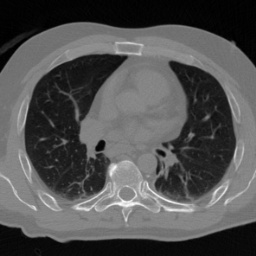
#> input picture assets/seg_test.jpg, 256 x 256 px
$ python mfcm.py
#> lines starting #> are read from the running program, lines starting #| are printed output that depends on the picture; after the words box and inside, x2 and y2 are one past the last pixel; in counts of white or black regions, pixels touching at a corner belong together
### const.py
import cv2 as cv


class Const:
    class ConstError(TypeError):
        pass

    class ConstCaseError(ConstError):
        pass

    def __setattr__(self, name, value):
        if name in self.__dict__:
            raise self.ConstError("can't change const %s" % name)
        if not name.isupper():
            raise self.ConstCaseError('const name "%s" is not all uppercase' % name)
        self.__dict__[name] = value


const = Const()

const.INPUT_FILE = "./assets/seg_test.jpg"
const.OUTPUT_FILE = "./assets/seg_test_out_graph.jpg"
const.RESULT_FILE = "./assets/seg_test_result.jpg"

const.INPUT_PATH = "./assets/images"
const.OUTPUT_PATH = "./assets/results"

const.SMOOTHING = 4
const.LAMBDA1 = 1
const.LAMBDA2 = 5
const.ITERATION = 5

const.KERNEL = (5, 5)


def input_file():
    return const.INPUT_FILE


def output_file():
    return const.OUTPUT_FILE


def result_file():
    return const.RESULT_FILE


def kernel():
    return const.KERNEL


def smoothing():
    return const.SMOOTHING


def lambda1():
    return const.LAMBDA1


def lambda2():
    return const.LAMBDA2


def iteration():
    return const.ITERATION


# [10 lines left out: function get_target, not called in this run]

### mfcm.py
import argparse
import const
import cv2 as cv
import numpy as np
import random
import sys

from matplotlib import pyplot as plt


def calculate_distance_window(win_size, win_center):
    center_y = win_center[1]
    center_x = win_center[0]

    dist_window = np.zeros(win_size)
    for y in range(win_size[1]):
        for x in range(win_size[0]):
            dist_window[y][x] = np.sqrt((y - center_y) ** 2 + (x - center_x) ** 2)  # Euclidean distance
    return dist_window


def find_reliable_set(window, win_size, win_center):
    mean_gray = np.mean(window)
    median_gray = np.median(window)
    center_gray = window[win_center[0], win_center[1]]

    mean_window = np.full((win_size[1], win_size[0]), mean_gray)
    median_window = np.full((win_size[1], win_size[0]), median_gray)
    center_window = np.full((win_size[1], win_size[0]), center_gray)

    delta = window - center_window  # neighbour - med

    deviation = np.sqrt((np.mean(pow(delta, 2))))

    reliable_mat = (delta <= deviation).astype(int)  # 1: reliable, 0: unreliable
    return reliable_mat


def sliding_window(image, neighbour_effect, win_size):
    # slide a window across the image
    win_center = (int(win_size[1] / 2), int(win_size[0] / 2))  # center coordination of the window
    dist_window = calculate_distance_window(win_size, win_center)
    # Euclidean distance matrix between center coordination and neighbor coordination

    filtered_image = []

    for y in range(image.shape[0] - int(win_size[0] / 2)):
        for x in range(image.shape[1] - int(win_size[1] / 2)):
            cur_window = image[y:y + win_size[1], x:x + win_size[0]]  # neighbour window

            if cur_window.shape[0] < win_size[1] or cur_window.shape[1] < win_size[0]:
                continue

            if np.count_nonzero(cur_window) == 0:  # Pass if all values in window are zero
                filtered_image.append(0)
                continue

            # Find reliable set matrix
            reliable_mat = find_reliable_set(cur_window, win_size, win_center)

            # Weighting coefficients about window
            center_window = np.full((win_size[1], win_size[0]), cur_window[win_center[0], win_center[1]])
            gray_delta = cur_window - center_window

            gray_deviation = np.sqrt(np.sum(pow(gray_delta * reliable_mat, 2)) / np.count_nonzero(reliable_mat))
            if gray_deviation == 0:
                gray_deviation = sys.float_info.epsilon

            coe_gray = np.exp(-(pow(gray_delta, 2) * reliable_mat) / (neighbour_effect * gray_deviation))
            coe_dist = np.exp(-dist_window * reliable_mat)

            coe_window = coe_gray * coe_dist

            # New intensity value of the center point in the window
            new_gray = np.sum(coe_window * cur_window) / np.sum(coe_window)
            filtered_image.append(round(new_gray))

    filtered_image = np.array(filtered_image)

    return filtered_image


class FCM(object):
    def __init__(self, image, num_of_clusters, m, neighbor_effect, epsilon, max_iter, kernel):
        self.image = image
        self.num_of_clusters = num_of_clusters
        self.m = m
        self.neighbor_effect = neighbor_effect
        self.epsilon = epsilon
        self.max_iter = max_iter
        self.kernel = kernel

        self.result = None
        self.centroid = None
        self.membership = None
        self.filtered_image = None
        self.histogram = None
        self.gray_num = None

    def init_membership(self):
        U = np.zeros((self.gray_num, self.num_of_clusters))
        grays = np.arange(self.gray_num)
        for clu_idx in range(self.num_of_clusters):
            bool_idx = grays % self.num_of_clusters == clu_idx
            U[bool_idx, clu_idx] = 1
            print(bool_idx)
        return U

    def update_membership(self):
        # Compute weights
        grays = np.arange(self.gray_num)
        c_mesh, idx_mesh = np.meshgrid(self.centroid, grays)
        power = -2. / (self.m - 1.)
        numerator = abs(idx_mesh - c_mesh) ** power
        denominator = np.sum(abs(idx_mesh - c_mesh) ** power, axis=1)
        return numerator / denominator[:, None]

    def update_centroid(self):
        # Compute centroid of clusters
        idx = np.arange(self.gray_num)
        idx_reshape = idx.reshape(len(idx), 1)
        numerator = np.sum(self.histogram * idx_reshape * pow(self.membership, self.m), axis=0)
        denominator = np.sum(self.histogram * pow(self.membership, self.m), axis=0)
        return numerator / denominator

    def get_filtered_image(self):
        # Create padding image
        pad_size_y = int(self.kernel[0] / 2)
        pad_size_x = int(self.kernel[1] / 2)
        padded_image = cv.copyMakeBorder(self.image, pad_size_y, pad_size_y, pad_size_x, pad_size_x,
                                         cv.BORDER_CONSTANT, value=0)  # zero padding
        filtered_image = sliding_window(padded_image, self.neighbor_effect, win_size=self.kernel)

        self.filtered_image = filtered_image.reshape(self.image.shape).astype(self.image.dtype)

        cv.imwrite("./assets/filtered.jpg", self.filtered_image)

    def calculate_histogram(self):
        hist = cv.calcHist([self.filtered_image], [0], None, [256], [0, 256])
        self.gray_num = len(hist)
        self.histogram = hist

    def defuzzify(self):
        return np.argmax(self.membership, axis=1)

    def generate_result(self):
        # Segment image based on max weights
        result = self.defuzzify()

        self.result = np.array(self.filtered_image, copy=True)
        for i in range(len(result)):
            self.result[self.result == i] = result[i]

        self.result = self.result.reshape(self.image.shape).astype('int')

        # def random_color():
        #     return int(random.random() * 255), int(random.random() * 255), int(random.random() * 255)

        height = self.image.shape[0]
        width = self.image.shape[1]

        colors = [_ for _ in range(self.num_of_clusters)]

        result = np.zeros((height, width), np.uint8)
        for y in range(height):
            for x in range(width):
                result[y, x] = colors[self.result[y][x]]

        self.result = result

    def run(self):
        print("Getting filtered image...(This process can be time consuming.)")
        self.get_filtered_image()
        self.calculate_histogram()

        print("Iterative training...")
        self.membership = self.init_membership()
        itr = 0
        while True:
            self.centroid = self.update_centroid()
            pre_membership = np.copy(self.membership)
            self.membership = self.update_membership()
            err = np.sum(abs(self.membership - pre_membership))
            print("Iteration %d : cost = %f" % (itr, float(err)))

            if err < self.epsilon or itr > self.max_iter:
                break
            itr += 1
        self.generate_result()


def get_args():
    parser = argparse.ArgumentParser(description="Modified Fuzzy C-Means Algorithm")
    parser.add_argument('--input_path', type=str, default="./assets/images",
                        help='input path')
    parser.add_argument('--output_path', type=str, default="./assets/results",
                        help='output path')
    parser.add_argument('--num_of_clusters', type=int, default=2,
                        help="Number of cluster")
    parser.add_argument('--fuzziness', type=int, default=2,
                        help="fuzziness degree")
    parser.add_argument('--max_iteration', type=int, default=100,
                        help="max number of iterations.")
    parser.add_argument('--epsilon', type=float, default=0.05,
                        help="threshold to check convergence.")

    parser.add_argument('--kernel', type=tuple, default=(5, 5),
                        help="Window size of MFCM algorithm")
    parser.add_argument('--neighbor_effect', type=float, default=3.,
                        help="Effect factor of the gray level, controls the influence extent of neighboring pixels.")

    args = parser.parse_args()
    return args


def main(args):
    input_file = const.input_file()
    output_file = const.output_file()
    image = cv.imread(input_file, cv.IMREAD_GRAYSCALE)
#> image is the input picture: shape (256, 256); min 0, max 255, mean 81.8

    # --------------Clustering--------------
    fcm = FCM(image, num_of_clusters=args.num_of_clusters, m=args.fuzziness, neighbor_effect=args.neighbor_effect,
              epsilon=args.epsilon, max_iter=args.max_iteration, kernel=const.kernel())
    fcm.run()
#> in get_filtered_image, `padded_image = cv.copyMakeBorder(self.image, pad_size_y, pad_size_y, p..`:
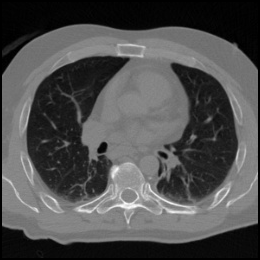
#> padded_image: shape (260, 260); min 0, max 255, mean 79.3
#> in get_filtered_image, `self.filtered_image = filtered_image.reshape(self.image.shape).astype(..`:
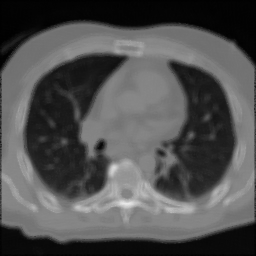
#> self.filtered_image: shape (256, 256); min 0, max 233, mean 81.1
#> after the loop in generate_result, `for i in range(len(result)):`:
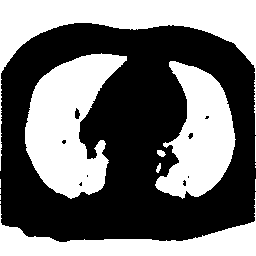
#> self.result: shape (256, 256); values 0 (black) and 1 (white), 44.7% white; 14 white regions (7 under 20 px), largest, box (x1, y1, x2, y2) and area: (0, 0, 256, 171) 8989, (25, 53, 127, 199) 8586, (155, 61, 236, 199) 6393
    result = fcm.result

    fig = plt.figure()
    fig.clf()
    ax1 = fig.add_subplot(1, 2, 1)
    ax1.imshow(image, cmap='gray')
    ax1.set_axis_off()

    ax2 = fig.add_subplot(1, 2, 2)
    ax2.imshow(result, cmap='Blues_r', interpolation='nearest')
    ax2.set_axis_off()

    plt.show()
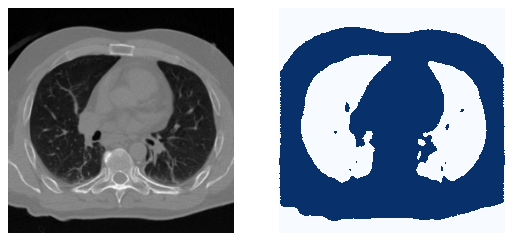
#> figure drawn by matplotlib, 2 panels


if __name__ == '__main__':
    main(get_args())
